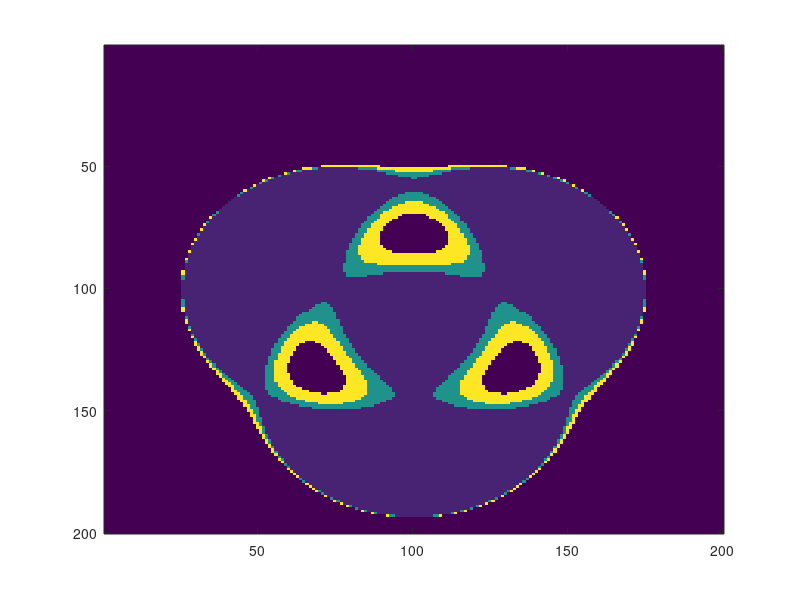

Source code (MATLAB):
M=zeros(200)*(-1);
Z=linspace(-4,4,200);
for i=1:200
    for j=1:200
        y=Z(i);
        x=Z(j);
        f=((x-1)^2+y^2-4)*((x+1)^2+y^2-4)*(x^2+(y-sqrt(3))^2-4);
        if(f<1)
            M(i,j)=1;
        elseif(f<5)
            M(i,j)=5;
        elseif(f<10)
            M(i,j)=10;
        end
    end
end
figure(3)
imagesc(M)